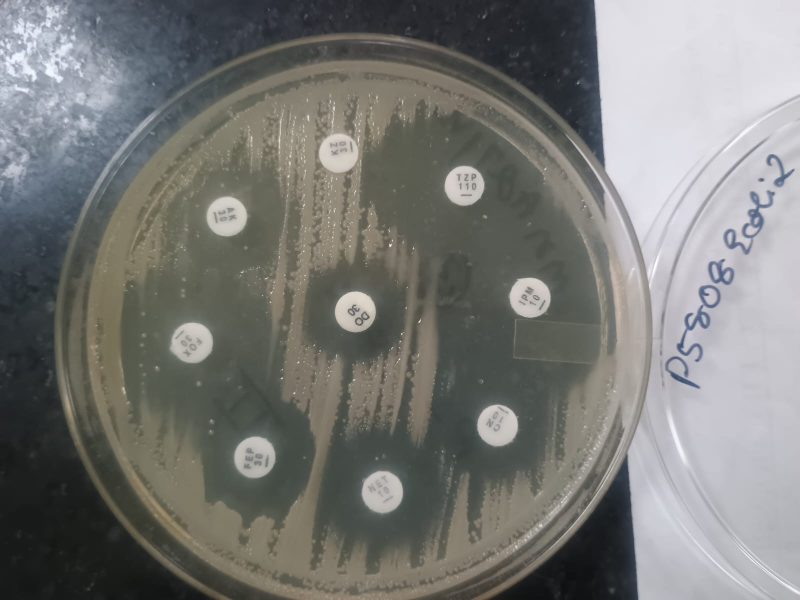
#> input picture Test_Images/custom_plates/WhatsApp Image 2026-02-09 at 6.13.22 AM.jpeg, 1600 x 1200 px (shown at 1/2 size)
$ python -i plate_extractor.py   (imports and definitions only)
#> lines starting #> are read from the running program, lines starting #| are printed output that depends on the picture; after the words box and inside, x2 and y2 are one past the last pixel; in counts of white or black regions, pixels touching at a corner belong together
#> further down, picture is the input picture: shape (1200, 1600, 3); mean B, G, R 117.7, 120.8, 120.3
from __future__ import annotations

from typing import Optional, Tuple

import cv2
import numpy as np

from app.models.schemas import BoundingBox, PlateDetection, Point

PlateCircle = Tuple[float, float, float, str]
PlateRectangle = Tuple[float, float, float, float, str]


def _resize_for_detection(image: np.ndarray, max_dimension: int = 1600) -> tuple[np.ndarray, float]:
#> called with max_dimension = 1600
    height, width = image.shape[:2]
#> height = 1200; width = 1600
    longest_side = max(height, width)
#> longest_side = 1600
    if longest_side <= max_dimension:
        return image, 1.0

    scale = max_dimension / float(longest_side)
    resized = cv2.resize(
        image,
        (max(1, int(round(width * scale))), max(1, int(round(height * scale)))),
        interpolation=cv2.INTER_AREA,
    )
    return resized, scale


def _circle_support_score(edge_map: np.ndarray, cx: float, cy: float, radius: float) -> float:
    if radius <= 0:
        return float("-inf")

    sample_count = max(180, int(radius * 3.2))
    angles = np.linspace(0.0, 2.0 * np.pi, sample_count, endpoint=False)
    ring_scores: list[float] = []
    support_hits: list[np.ndarray] = []

    for radius_offset in (-4.0, -2.0, 0.0, 2.0, 4.0):
        current_radius = max(1.0, radius + radius_offset)
        xs = np.clip(cx + np.cos(angles) * current_radius, 0, edge_map.shape[1] - 1).astype(int)
        ys = np.clip(cy + np.sin(angles) * current_radius, 0, edge_map.shape[0] - 1).astype(int)
        sampled = edge_map[ys, xs].astype(np.float32)
        ring_scores.append(float(np.mean(sampled)))
        support_hits.append(sampled > 0)

    coverage = float(np.mean(np.logical_or.reduce(support_hits))) if support_hits else 0.0
    edge_strength = float(np.mean(ring_scores)) if ring_scores else 0.0

    inner_radius = max(1.0, radius - 12.0)
    outer_radius = radius + 12.0
    inner_x = np.clip(cx + np.cos(angles) * inner_radius, 0, edge_map.shape[1] - 1).astype(int)
    inner_y = np.clip(cy + np.sin(angles) * inner_radius, 0, edge_map.shape[0] - 1).astype(int)
    outer_x = np.clip(cx + np.cos(angles) * outer_radius, 0, edge_map.shape[1] - 1).astype(int)
    outer_y = np.clip(cy + np.sin(angles) * outer_radius, 0, edge_map.shape[0] - 1).astype(int)
    ring_contrast = edge_strength - (
        (float(np.mean(edge_map[inner_y, inner_x])) + float(np.mean(edge_map[outer_y, outer_x]))) / 2.0
    )
    return (coverage * 180.0) + (edge_strength * 0.55) + (ring_contrast * 0.35)


def _generate_hough_candidates(gray: np.ndarray) -> list[PlateCircle]:
    min_dimension = min(gray.shape[:2])
    min_radius = max(60, int(min_dimension * 0.34))
    max_radius = max(min_radius + 16, int(min_dimension * 0.62))

    blurred = cv2.GaussianBlur(gray, (9, 9), 1.6)
    enhanced = cv2.createCLAHE(clipLimit=2.0, tileGridSize=(8, 8)).apply(blurred)

    candidates: list[PlateCircle] = []
    for source_name, source_image in (("hough-blur", blurred), ("hough-clahe", enhanced)):
        for accumulator_threshold in (32, 28, 24, 20):
            circles = cv2.HoughCircles(
                source_image,
                cv2.HOUGH_GRADIENT,
                dp=1.2,
                minDist=max(80, min_dimension // 2),
                param1=120,
                param2=accumulator_threshold,
                minRadius=min_radius,
                maxRadius=max_radius,
            )
            if circles is None:
                continue
            for x, y, radius in circles[0][:12]:
                candidates.append((float(x), float(y), float(radius), source_name))

    return candidates


def _detect_plate_from_hough(image: np.ndarray) -> Optional[PlateCircle]:
    gray = cv2.cvtColor(image, cv2.COLOR_BGR2GRAY) if image.ndim == 3 else image.copy()
    resized, scale = _resize_for_detection(gray)
    edge_map = cv2.Canny(cv2.GaussianBlur(resized, (9, 9), 1.4), 36, 108)
    candidates = _generate_hough_candidates(resized)
    if not candidates:
        return None

    best_candidate: Optional[PlateCircle] = None
    best_score = float("-inf")
    for cx, cy, radius, method in candidates:
        score = _circle_support_score(edge_map, cx, cy, radius)
        if score <= best_score:
            continue
        best_candidate = (cx, cy, radius, method)
        best_score = score

    if best_candidate is None:
        return None

    cx, cy, radius, method = best_candidate
    if scale != 1.0:
        inv_scale = 1.0 / scale
        return cx * inv_scale, cy * inv_scale, radius * inv_scale, method
    return best_candidate


def _rectangular_candidate_score(
    contour: np.ndarray,
    bbox: tuple[int, int, int, int],
    image_shape: tuple[int, int],
) -> float:
    x, y, w, h = bbox
    image_height, image_width = image_shape
    image_area = float(image_height * image_width)
    bbox_area = float(w * h)
    contour_area = float(cv2.contourArea(contour))
    if bbox_area <= 0 or image_area <= 0:
        return float("-inf")

    coverage = bbox_area / image_area
    fill_ratio = contour_area / bbox_area
    aspect = min(w, h) / max(w, h)
    margins = (
        x / max(1.0, image_width),
        y / max(1.0, image_height),
        (image_width - (x + w)) / max(1.0, image_width),
        (image_height - (y + h)) / max(1.0, image_height),
    )
    if any(margin <= 0.003 for margin in margins):
        return float("-inf")
    if any(margin >= 0.22 for margin in margins):
        return float("-inf")
    margin_balance = 1.0 - float(np.std(margins) * 3.0)
    return (coverage * 220.0) + (fill_ratio * 65.0) + (aspect * 22.0) + (margin_balance * 8.0)


def _detect_plate_from_rectangle(image: np.ndarray) -> Optional[PlateRectangle]:
    gray = cv2.cvtColor(image, cv2.COLOR_BGR2GRAY) if image.ndim == 3 else image.copy()
    resized, scale = _resize_for_detection(gray)
#> scale = 1
    enhanced = cv2.createCLAHE(clipLimit=2.4, tileGridSize=(8, 8)).apply(resized)
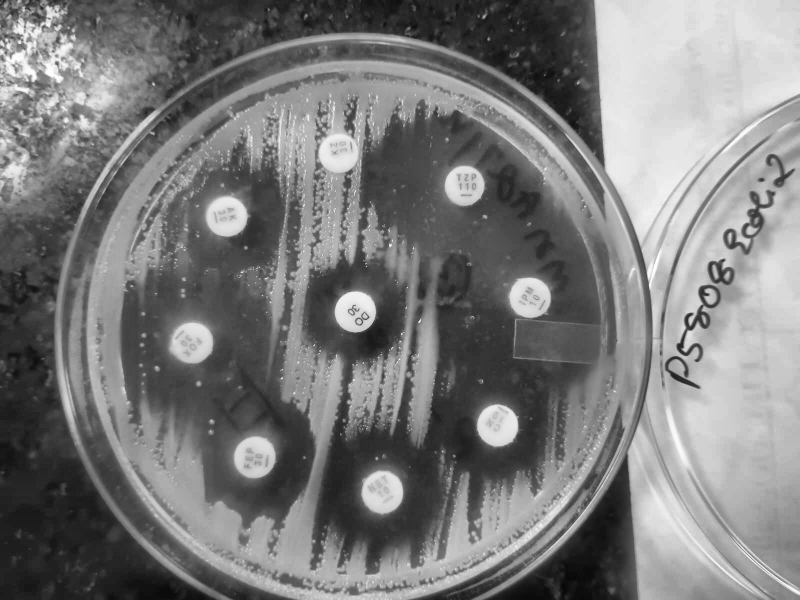
#> enhanced: shape (1200, 1600) (shown at 1/2 size); min 6, max 255, mean 122.6
    blurred = cv2.GaussianBlur(enhanced, (7, 7), 0)
    edges = cv2.Canny(blurred, 28, 92)
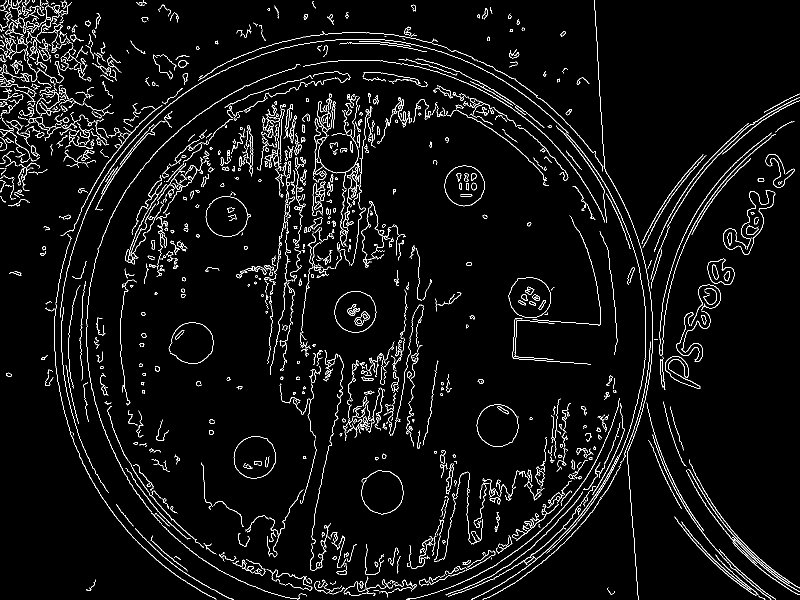
#> edges: shape (1200, 1600) (shown at 1/2 size); 4.2% white in thin lines or dots
    edges = cv2.dilate(edges, np.ones((5, 5), dtype=np.uint8), iterations=2)
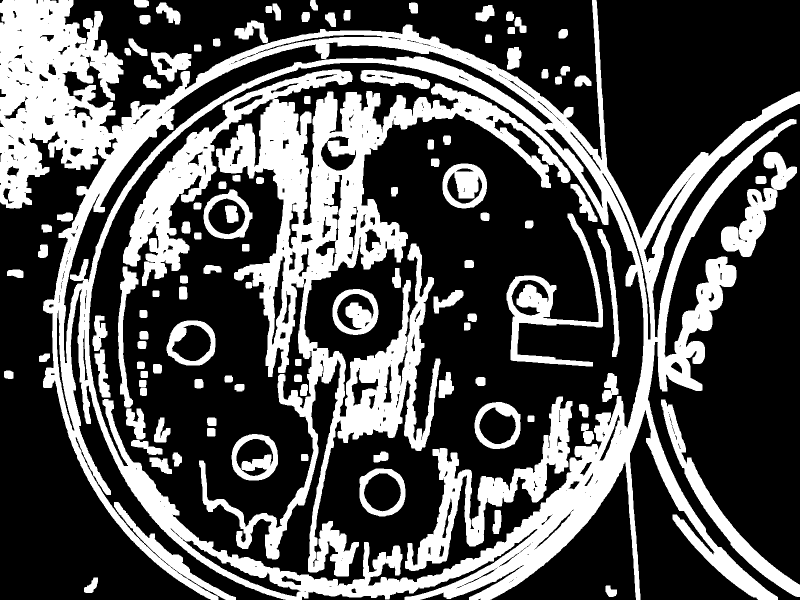
#> edges: shape (1200, 1600) (shown at 1/2 size); 32.6% white; 110 white regions, largest, box (x1, y1, x2, y2) and area: (0, 0, 1600, 1200) 303472, (246, 139, 1141, 1153) 181924, (810, 793, 1145, 1142) 25476
    edges = cv2.morphologyEx(edges, cv2.MORPH_CLOSE, np.ones((9, 9), dtype=np.uint8))
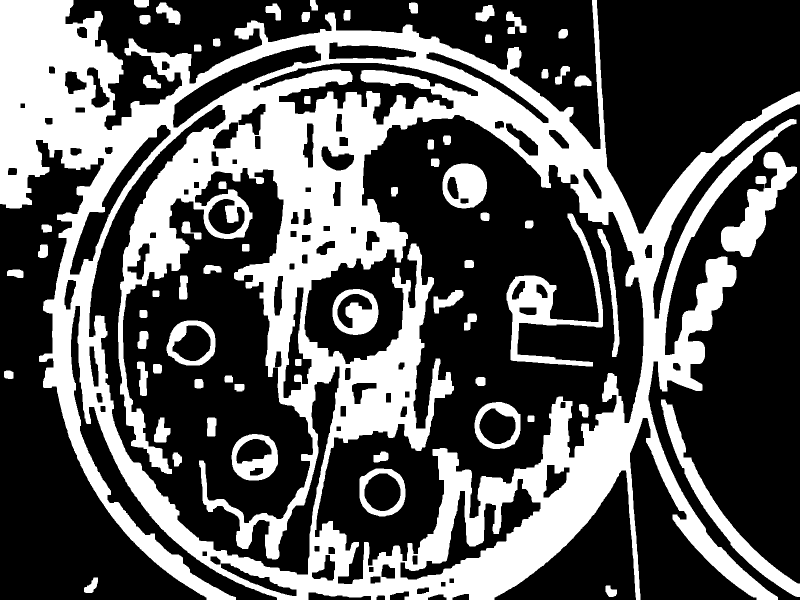
#> edges: shape (1200, 1600) (shown at 1/2 size); 35.2% white; 66 white regions

    contours, _ = cv2.findContours(edges, cv2.RETR_EXTERNAL, cv2.CHAIN_APPROX_SIMPLE)
#> contours = 27 contours; largest, box (x1, y1, x2, y2) and area: (0, 0, 1600, 1200) 1242282, (1322, 799, 1600, 1194) 11244, (1442, 304, 1594, 514) 10443, (312, 5, 361, 49) 1053, (1012, 23, 1053, 68) 836
    if not contours:
        return None

    best_candidate: Optional[tuple[int, int, int, int]] = None
    best_score = float("-inf")
    image_shape = resized.shape[:2]
#> image_shape = (1200, 1600)
    for contour in contours:
        if len(contour) < 4:
            continue
        x, y, w, h = cv2.boundingRect(contour)
        if min(w, h) < min(image_shape) * 0.6:
            continue
        if (w * h) < (image_shape[0] * image_shape[1] * 0.5):
            continue

        perimeter = cv2.arcLength(contour, True)
        if perimeter <= 0:
            continue
        approx = cv2.approxPolyDP(contour, 0.03 * perimeter, True)
        if len(approx) > 10:
            continue

        score = _rectangular_candidate_score(contour, (x, y, w, h), image_shape)
        if score > best_score:
            best_score = score
            best_candidate = (x, y, w, h)
#> this loop made 27 passes
#> (perimeter, image_height in _rectangular_candidate_score, image_width in _rectangular_candidate_score, image_area in _rectangular_candidate_score) on pass 27: (13786.3, 1200, 1600, 1920000)
#> after the loop, best_score = -inf

    if best_candidate is None:
        return _detect_border_framed_plate(image)

    x, y, w, h = best_candidate
    x1, y1, x2, y2 = float(x), float(y), float(x + w), float(y + h)
    if scale != 1.0:
        inv_scale = 1.0 / scale
        return x1 * inv_scale, y1 * inv_scale, x2 * inv_scale, y2 * inv_scale, "rectangle-contour"
    return x1, y1, x2, y2, "rectangle-contour"


def _detect_border_framed_plate(image: np.ndarray) -> Optional[PlateRectangle]:
    height, width = image.shape[:2]
#> height = 1200; width = 1600
    aspect = width / max(1.0, height)
#> aspect = 1.33
    if not (0.88 <= aspect <= 1.12):
        return None

    gray = cv2.cvtColor(image, cv2.COLOR_BGR2GRAY) if image.ndim == 3 else image.copy()
    enhanced = cv2.createCLAHE(clipLimit=2.0, tileGridSize=(8, 8)).apply(gray)
    edges = cv2.Canny(cv2.GaussianBlur(enhanced, (5, 5), 0), 32, 96)

    band = max(12, int(round(min(height, width) * 0.045)))
    top = edges[:band, :]
    bottom = edges[height - band :, :]
    left = edges[:, :band]
    right = edges[:, width - band :]
    border_density = float(np.mean([np.mean(top > 0), np.mean(bottom > 0), np.mean(left > 0), np.mean(right > 0)]))
    if border_density < 0.055:
        return None

    inset_x = max(8.0, width * 0.02)
    inset_y = max(8.0, height * 0.02)
    return inset_x, inset_y, width - inset_x, height - inset_y, "rectangle-border-fallback"


# [30 lines left out: function _detect_plate_from_contour, not called in this run]


def detect_plate_circle(image: np.ndarray, yolo_bbox: Optional[tuple] = None) -> Optional[PlateCircle]:
    if image is None or image.size == 0:
        return None

    if yolo_bbox is not None:
        x1, y1, x2, y2 = yolo_bbox
        cx = float(x1 + x2) / 2.0
        cy = float(y1 + y2) / 2.0
        radius = float(max(x2 - x1, y2 - y1)) / 2.0
        return cx, cy, radius, "yolo-bbox"

    hough_circle = _detect_plate_from_hough(image)
#> in _detect_plate_from_hough, `resized, scale = _resize_for_detection(gray)`: scale = 1
#> in _detect_plate_from_hough, `edge_map = cv2.Canny(cv2.GaussianBlur(resized, (9, 9), 1.4), 36, 108)`:
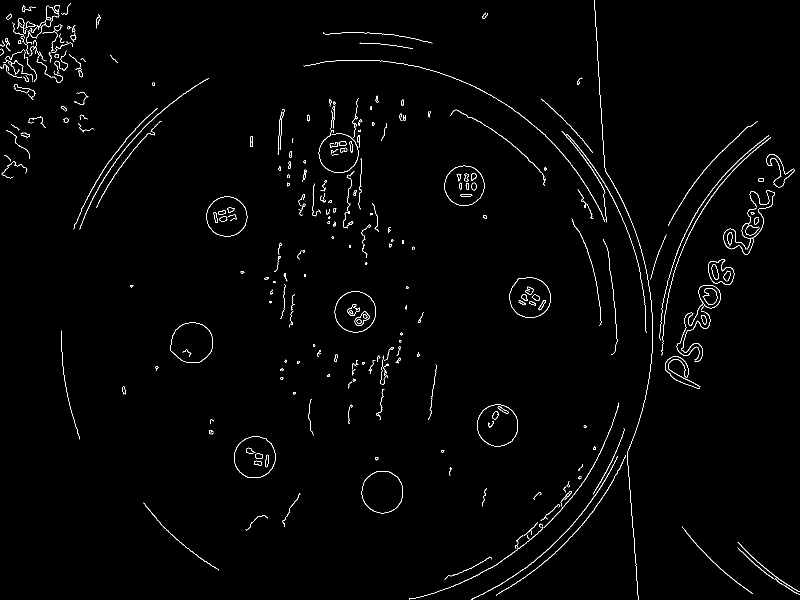
#> edge_map: shape (1200, 1600) (shown at 1/2 size); 1.3% white in thin lines or dots
#> the loop in _generate_hough_candidates, `for source_name, source_image in (("hough-blur", blurred), ("hough-cla..` made 2 passes
#> after the loop in _generate_hough_candidates, `for source_name, source_image in (("hough-blur", blurred), ("hough-cla..`: candidates = 24 items
#> the loop in _detect_plate_from_hough, `for cx, cy, radius, method in candidates:` made 24 passes
#> (cx, cy, radius, method, sample_count in _circle_support_score, coverage in _circle_support_score, edge_strength in _circle_support_score, inner_radius in _circle_support_score) on passes 2, 3, 4, 5, 7, 8, 9, 10, 11, 12, 13: (703.8, 663, 600.7, 'hough-blur', 1922, 0.198, 10.11, 588.7), (703.8, 663, 600.7, 'hough-blur', 1922, 0.198, 10.11, 588.7), (703.8, 663, 600.7, 'hough-blur', 1922, 0.198, 10.11, 588.7), (1020.6, 81, 509.2, 'hough-blur', 1629, 0.0718, 4.2, 497.2), (67.8, 706.2, 616.6, 'hough-clahe', 1972, 0.0461, 2.95, 604.6), (1217.4, 323.4, 587.5, 'hough-clahe', 1880, 0.025, 1.82, 575.5), (706.2, 664.2, 598.8, 'hough-clahe', 1916, 0.329, 16.88, 586.8), (67.8, 706.2, 616.6, 'hough-clahe', 1972, 0.0461, 2.95, 604.6), (1294.2, 433.8, 670.7, 'hough-clahe', 2146, 0.034, 2.09, 658.7), (774.6, 57, 727.4, 'hough-clahe', 2327, 0.0761, 4.56, 715.4), (706.2, 664.2, 598.8, 'hough-clahe', 1916, 0.329, 16.88, 586.8)
#> in _detect_plate_from_hough, `cx, cy, radius, method = best_candidate`: cx = 706.2; cy = 664.2; radius = 598.8; method = 'hough-clahe'
#> hough_circle = (706.2, 664.2, 598.8, 'hough-clahe')
    if hough_circle is not None:
        return hough_circle
    return _detect_plate_from_contour(image)


def detect_plate_rectangle(image: np.ndarray) -> Optional[PlateRectangle]:
    if image is None or image.size == 0:
        return None
    return _detect_plate_from_rectangle(image)


# [20 lines left out: function build_plate_mask, not called in this run]


def _circle_area(circle: PlateCircle) -> float:
    return float(np.pi * (circle[2] ** 2))


def _rectangle_area(rectangle: PlateRectangle) -> float:
    return max(0.0, (rectangle[2] - rectangle[0]) * (rectangle[3] - rectangle[1]))


def _choose_plate_region(image: np.ndarray, yolo_bbox: Optional[tuple] = None) -> tuple[str, PlateCircle | PlateRectangle | None]:
    rectangle = detect_plate_rectangle(image)
    if rectangle is not None:
        image_area = float(image.shape[0] * image.shape[1])
        rectangle_coverage = _rectangle_area(rectangle) / max(1.0, image_area)
        if rectangle_coverage >= 0.82:
            return "rectangle", rectangle
    circle = detect_plate_circle(image, yolo_bbox=yolo_bbox)
#> circle = (706.2, 664.2, 598.8, 'hough-clahe')
    if rectangle is None:
        return "circle", circle
    if circle is None:
        return "rectangle", rectangle

    image_area = float(image.shape[0] * image.shape[1])
    rectangle_coverage = _rectangle_area(rectangle) / max(1.0, image_area)
    circle_coverage = _circle_area(circle) / max(1.0, image_area)
    circle_near_edge = (
        circle[0] - circle[2] <= image.shape[1] * 0.02
        or circle[1] - circle[2] <= image.shape[0] * 0.02
        or circle[0] + circle[2] >= image.shape[1] * 0.98
        or circle[1] + circle[2] >= image.shape[0] * 0.98
    )

    if rectangle_coverage >= 0.5 and (
        rectangle_coverage > (circle_coverage * 1.18) or circle_near_edge or circle[2] < min(image.shape[:2]) * 0.42
    ):
        return "rectangle", rectangle
    return "circle", circle


# [93 lines that did not run here, left out]


def extract_plate_roi(image: np.ndarray, yolo_bbox: Optional[tuple] = None) -> np.ndarray:
    cropped, _ = extract_plate(image, yolo_bbox=yolo_bbox)
    return cropped

>>> import cv2
>>> picture = cv2.imread('../../../Test_Images/custom_plates/WhatsApp Image 2026-02-09 at 6.13.22 AM.jpeg')
>>> result = _choose_plate_region(picture)
#> result = ('circle', (706.2, 664.2, 598.8, 'hough-clahe'))
